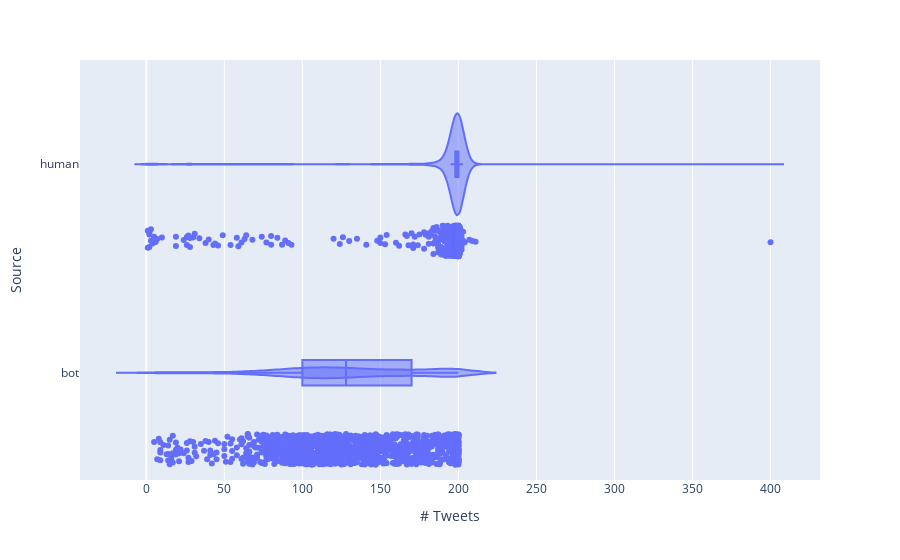

Notebook source saved alongside this figure:
### Markdown cell above
Understand difference in # of tweets between bots and humans.

### Code cell
num_tweets = df_full_exploded.groupby(['label', 'user_id'])['text'].count().to_frame().reset_index()
fig = px.violin(num_tweets, y="label", x="text", box=True, points='all')
fig.update_layout(xaxis_title='# Tweets', yaxis_title='Source')

### Figure 1 — Plotly figure (JSON) as saved in the notebook; plotly's stock layout.template omitted (floating-point values rounded to 4 significant figures; data arrays with more than 128 entries replaced by an {"elided": "..."} marker saying what was removed)
{"data": [{"alignmentgroup": "True", "box": {"visible": true}, "hovertemplate": "text=%{x}<br>label=%{y}<extra></extra>", "legendgroup": "", "marker": {"color": "#636efa"}, "name": "", "offsetgroup": "", "orientation": "h", "points": "all", "scalegroup": "True", "showlegend": false, "type": "violin", "x": {"elided": "2279 int values"}, "x0": " ", "xaxis": "x", "y": {"elided": "2279 str values"}, "y0": " ", "yaxis": "y"}], "layout": {"legend": {"tracegroupgap": 0}, "margin": {"t": 60}, "violinmode": "group", "xaxis": {"anchor": "y", "domain": [0, 1], "title": {"text": "# Tweets"}}, "yaxis": {"anchor": "x", "domain": [0, 1], "title": {"text": "Source"}}}}
